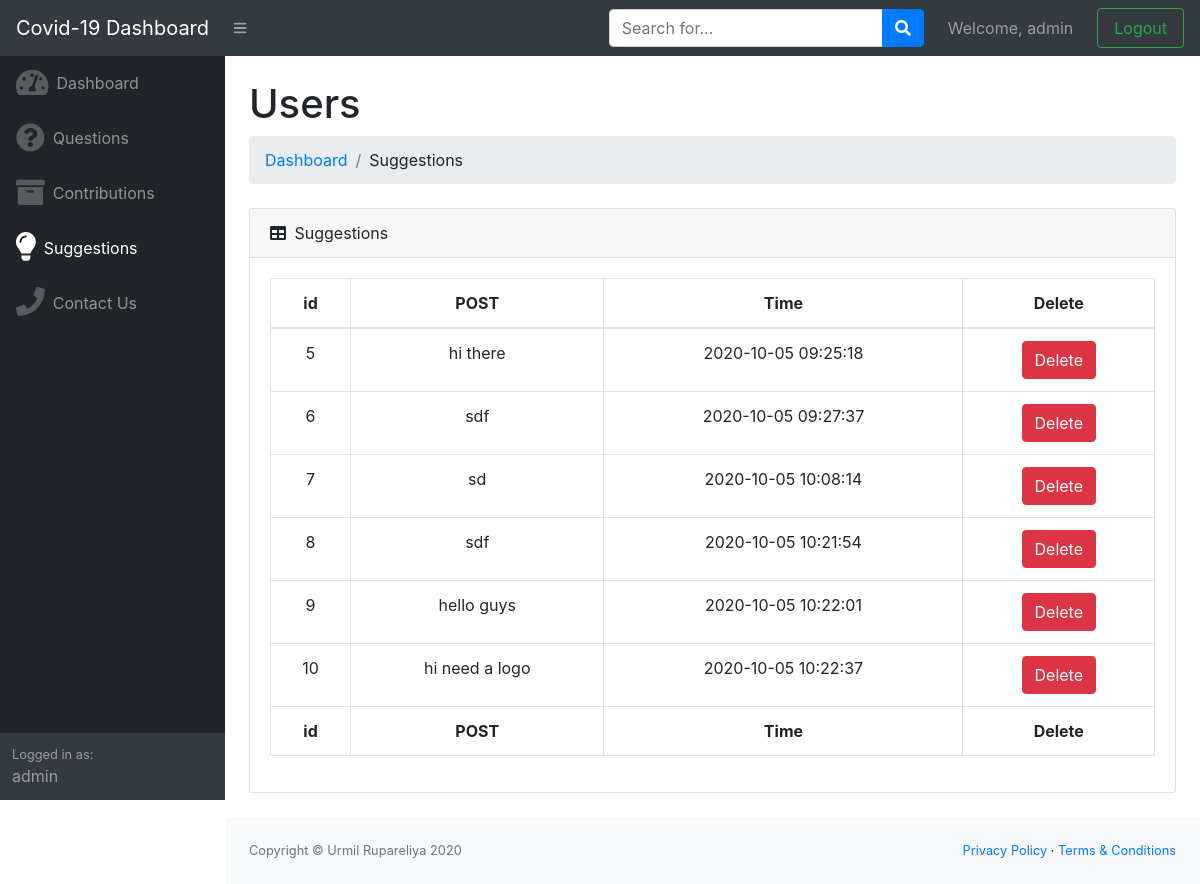
The page /admin/admin-suggestions.php (signed in) on the database as committed earlier.
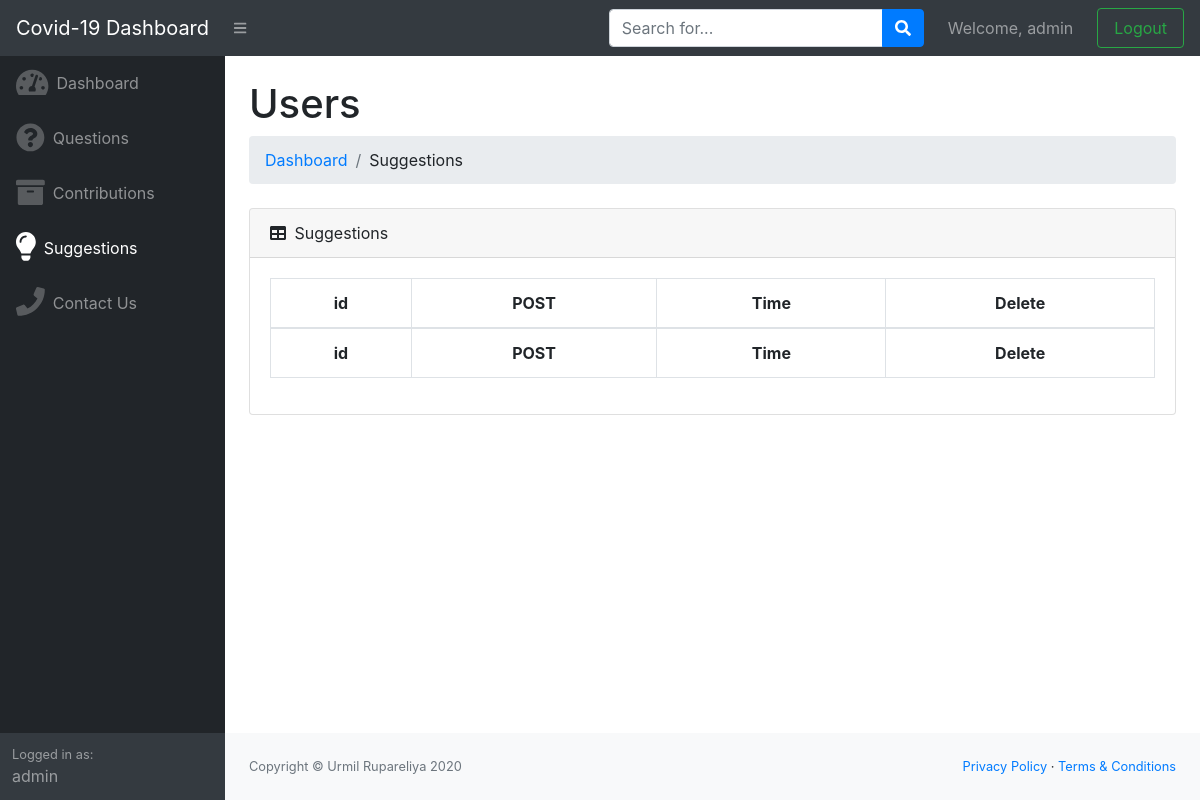
The same page on the database as committed later.
### tables this page shows
CREATE TABLE `suggestions` (
  `id` int(11) NOT NULL,
  `post` varchar(1000) NOT NULL,
  `ttmp` datetime NOT NULL DEFAULT current_timestamp(),
  `sname` varchar(255) NOT NULL
);

### admin/admin-suggestions.php (the view, shortened to what this page needs)
<?php include "admin-header.php";?>
<?php
$query = "SELECT * FROM `suggestions`";
$result = mysqli_query($conn, $query);
?>
<div id="layoutSidenav_content">
    <main>
        <div class="container-fluid">
            <h1 class="mt-4">Users</h1>
            <ol class="breadcrumb mb-4">
                <li class="breadcrumb-item"><a href="index.php">Dashboard</a></li>
                <li class="breadcrumb-item">Suggestions</li>
            </ol>
            <div class="card mb-4">
                <div class="card-header">
                    <i class="fas fa-table mr-1"></i>
                    Suggestions
                </div>
                <div class="card-body">
                    <div class="table-responsive text-center">
                        <table class="table table-bordered" id="dataTable" width="100%" cellspacing="0">
                            <thead>
                                <tr>
                                    <th>id</th>
                                    <th>POST</th>
                                    <th>Time</th>
                                    <th>Delete</th>
                                </tr>
                            </thead>
                            <tfoot>
                                <tr>
                                    <th>id</th>
                                    <th>POST</th>
                                    <th>Time</th>
                                    <th>Delete</th>
                                </tr>
                            </tfoot>
                            <tbody>
                                <?php
                                while ($row = mysqli_fetch_assoc($result)) {
                                ?>
                                <tr>
                                    <td><?php echo $row['id']; ?></td>
                                    <td><?php echo $row['post']; ?></td>
                                    <td><?php echo $row['ttmp']; ?></td>
                                    <td><a href="admin-suggestions.php?sdid=<?php echo $row['id']; ?>"><button type="button" class="btn btn-danger">Delete</button></a>
                                </tr>
                                <?php
                                }
                                ?>
                            </tbody>
                        </table>
                    </div>
                </div>
            </div>
        </div>
    </main>
    <?php include "admin-footer.php"; ?>

Rows that differ between the two databases and show on the page:
removed suggestions: id "5", post "hi there", ttmp "2020-10-05 09:25:18"
removed suggestions: id "6", post "sdf", ttmp "2020-10-05 09:27:37"
removed suggestions: id "7", post "sd", ttmp "2020-10-05 10:08:14"
removed suggestions: id "8", post "sdf", ttmp "2020-10-05 10:21:54"
removed suggestions: id "9", post "hello guys", ttmp "2020-10-05 10:22:01"
removed suggestions: id "10", post "hi need a logo", ttmp "2020-10-05 10:22:37"
